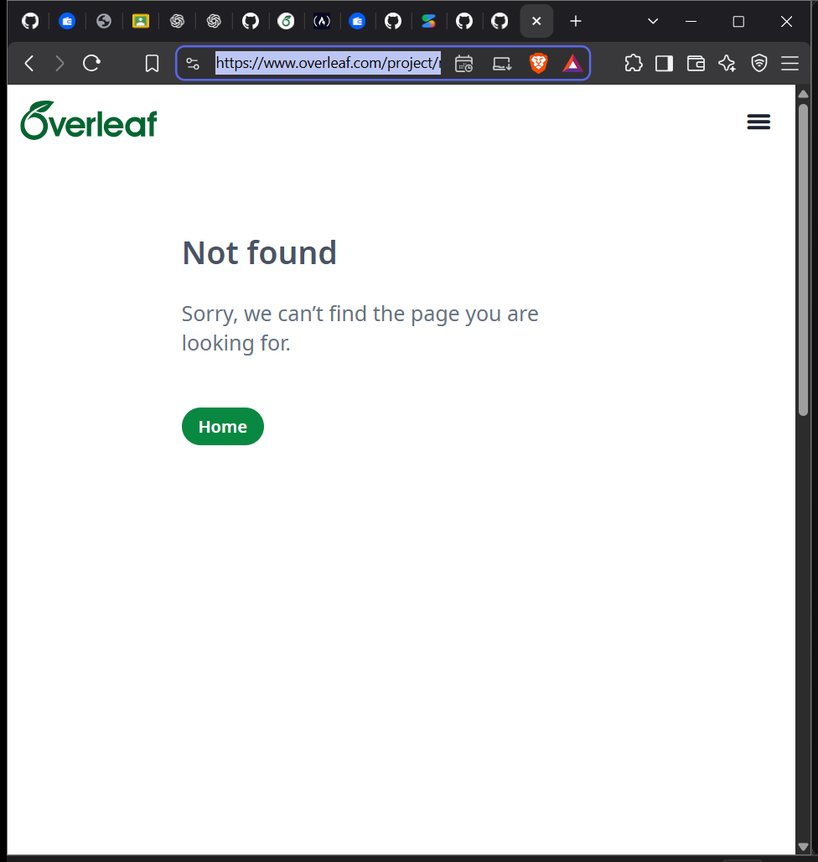
#> input picture EduVerse-AI-Complete/academic/report/upload_page_screen.png, 818 x 862 px, shrunk from 976 x 1028 before the run, found by its file name
$ python find_upload_page_btn.py
#> lines starting #> are read from the running program, lines starting #| are printed output that depends on the picture; after the words box and inside, x2 and y2 are one past the last pixel; in counts of white or black regions, pixels touching at a corner belong together
from PIL import Image
import numpy as np

img = Image.open(r"S:\SY\SEM 3\MP\EduVerse_AI_Project_Report\upload_page_screen.png")
#> img is the input picture: PIL image 818x862 RGB; mean R, G, B 224.9, 225.7, 226.3
arr = np.array(img)
h, w, _ = arr.shape
#> h = 862; w = 818

# Let's find buttons (e.g. blue or green, or distinct from background)
# Background in dark mode is around RGB [30..50, 40..60, 50..80]
# Look for blue button (bootstrap primary button): R < 80, G in 100..180, B > 180
blue_mask = (arr[:, :, 2] > 180) & (arr[:, :, 0] < 80)
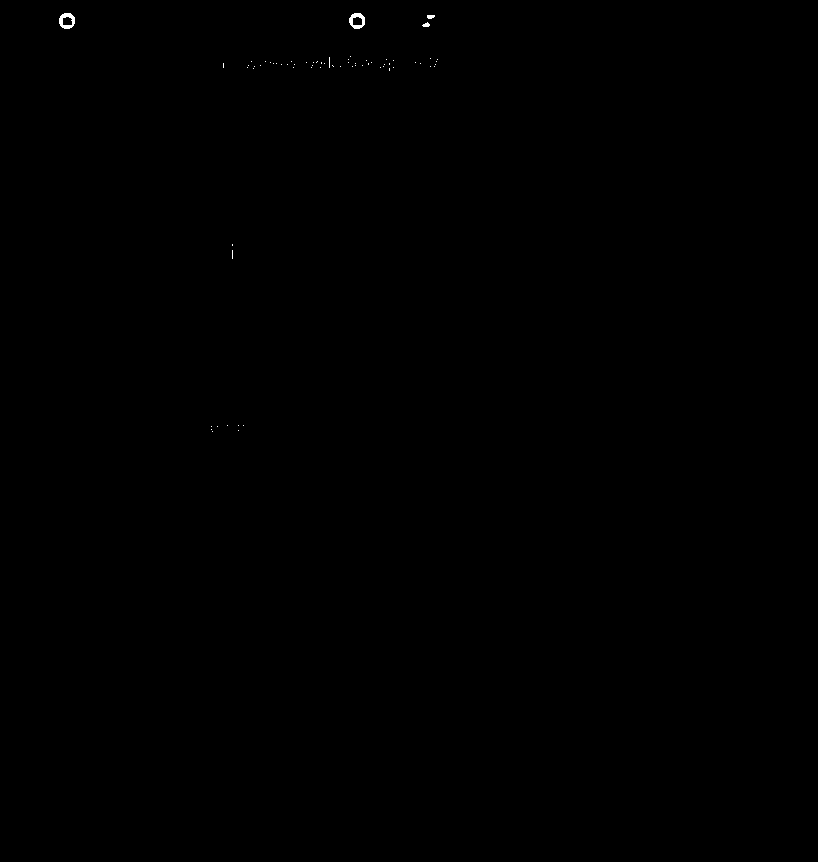
#> blue_mask: shape (862, 818) bool; 0.06% white; 67 white regions (63 under 20 px), largest, box (x1, y1, x2, y2) and area: (59, 13, 75, 29) 146, (349, 13, 365, 29) 141, (427, 15, 435, 19) 27, (422, 22, 430, 27) 26
blue_coords = np.argwhere(blue_mask)
#> blue_coords = 433 pairs, first value 13 to 431, second value 59 to 437
if len(blue_coords) > 0:
    ymin, xmin = blue_coords.min(axis=0)[:2]
#> ymin = 13; xmin = 59
    ymax, xmax = blue_coords.max(axis=0)[:2]
#> ymax = 431; xmax = 437
    cx = (xmin + xmax) // 2
#> cx = 248
    cy = (ymin + ymax) // 2
#> cy = 222
    print(f"Found Primary Blue Button at: ({cx}, {cy}), bbox=({xmin}, {ymin}) to ({xmax}, {ymax})")
#| Found Primary Blue Button at: (248, 222), bbox=(59, 13) to (437, 431)
else:
    # Check green button
    green_mask = (arr[:, :, 1] > 120) & (arr[:, :, 0] < 80) & (arr[:, :, 2] < 100)
    green_coords = np.argwhere(green_mask)
    if len(green_coords) > 0:
        ymin, xmin = green_coords.min(axis=0)[:2]
        ymax, xmax = green_coords.max(axis=0)[:2]
        cx = (xmin + xmax) // 2
        cy = (ymin + ymax) // 2
        print(f"Found Green Button at: ({cx}, {cy}), bbox=({xmin}, {ymin}) to ({xmax}, {ymax})")
    else:
        print("No primary colored button. Center pixel:", arr[h//2, w//2])
